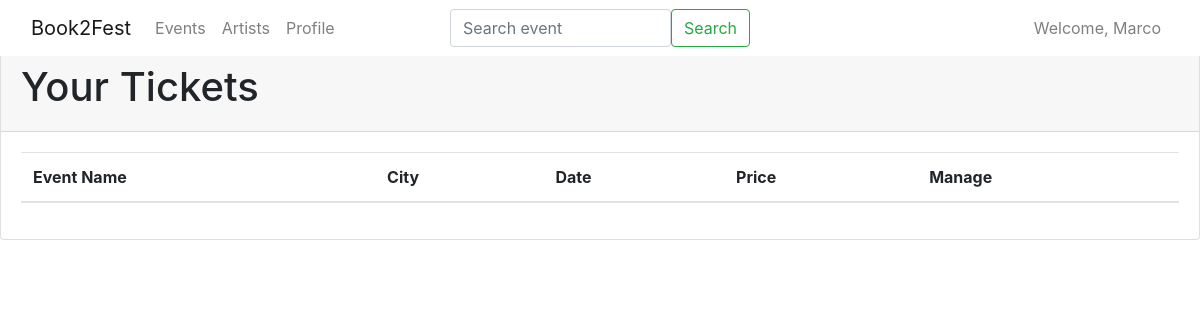
The page /book2fest/ticket/list (signed in) on the database as committed earlier.
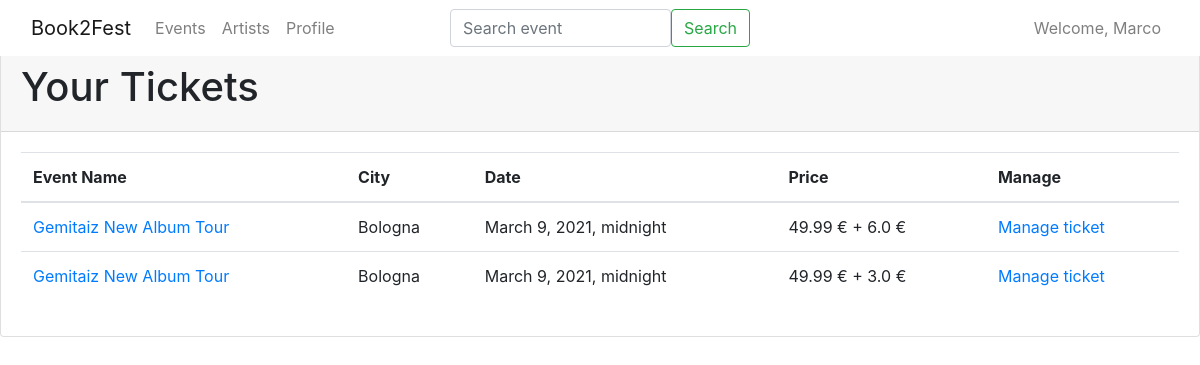
The same page on the database as committed later.
### book2fest/models.py (models this page shows, shortened)
class Ticket(models.Model):
    seat = models.OneToOneField(Seat, related_name='ticket_seat', on_delete=models.CASCADE)
    user = models.ForeignKey(UserProfile, related_name="ticket_user", on_delete=models.CASCADE)
    delivery = models.ForeignKey(Delivery, related_name='ticket_delivery', on_delete=models.CASCADE)

class Seat(models.Model):
    event = models.ForeignKey(EventProfile, related_name='seat_event', on_delete=models.CASCADE)
    name = models.CharField(max_length=32)
    row = models.CharField(max_length=1, blank=True)
    number = models.CharField(max_length=4, blank=True)
    price = models.FloatField()
    available = models.BooleanField(default=True)
    seat_type = models.ForeignKey(SeatType, related_name='seat_type', on_delete=models.CASCADE)

class EventProfile(models.Model):
    user = models.ForeignKey(OrganizerProfile, related_name='event_user', on_delete=models.CASCADE)
    event_name = models.CharField(max_length=60)
    brief_description = models.TextField()
    description = models.TextField()
    artist_list = models.ManyToManyField(Artist)
    city = models.CharField(max_length=32)
    country = models.CharField(max_length=32)
    address = models.CharField(max_length=32)
    max_capacity = models.IntegerField()
    event_start = models.DateTimeField()
    event_end = models.DateTimeField()
    services = models.ManyToManyField(Service)      # An event has many services, a service can be offered by many events (m to n)

class Delivery(models.Model):
    name = models.CharField(max_length=32)
    overprice = models.FloatField()
    delivery_time = models.DurationField()   #TODO forse meglio mettere un datetime field boh

### book2fest/views.py (the view)
# urls.py: path('ticket/list', UserTicketList.as_view(), name='ticket-list' ),
class UserTicketList(LoginRequiredMixin, UserRequiredMixin, ListView):
    model = Ticket
    template_name = "book2fest/ticket/list.html"
    def get_queryset(self):
        return Ticket.objects.all().filter(user=self.profile)

### book2fest/mixin.py (called while the page is built)
    def dispatch(self, request, *args, **kwargs):
        try:
            self.profile = UserProfile.objects.get(user=request.user)
            return super().dispatch(request, *args, **kwargs)
        except ObjectDoesNotExist:
            return redirect('book2fest:organizer-profile')

### book2fest/templates/book2fest/ticket/list.html (shortened to what this page needs)
{% extends 'base_list.html' %}
{% block content_title %}Your Tickets{% endblock %}
{% block thead %}
    <th>Event Name</th>
    <th>City</th>
    <th>Date</th>
    <th>Price</th>
    <th>Manage</th>
{% endblock %}
{% block tbody %}
    {% for ticket in object_list  %}
        <tr>
            <td><a href="{% url 'book2fest:event-detail' ticket.seat.event.pk %}">{{ ticket.seat.event.event_name }}</a></td>
            <td>{{ ticket.seat.event.city }}</td>
            <td>{{ ticket.seat.event.event_start }}</td>
            <td>{{ ticket.seat.price}} &euro; + {{ ticket.delivery.overprice}} &euro;</td>
            <td><a href="{% url 'book2fest:ticket-manage' ticket.pk %}">Manage ticket</a></td>
        </tr>
    {% endfor %}
{% endblock %}

Rows that differ between the two databases and show on the page:
added Ticket: seat.event.event_name "Gemitaiz New Album Tour", seat.event.city "Bologna", seat.event.event_start "March 9, 2021, midnight", seat.price "49.99", delivery.overprice "6.0"
added Ticket: seat.event.event_name "Gemitaiz New Album Tour", seat.event.city "Bologna", seat.event.event_start "March 9, 2021, midnight", seat.price "49.99", delivery.overprice "3.0"
